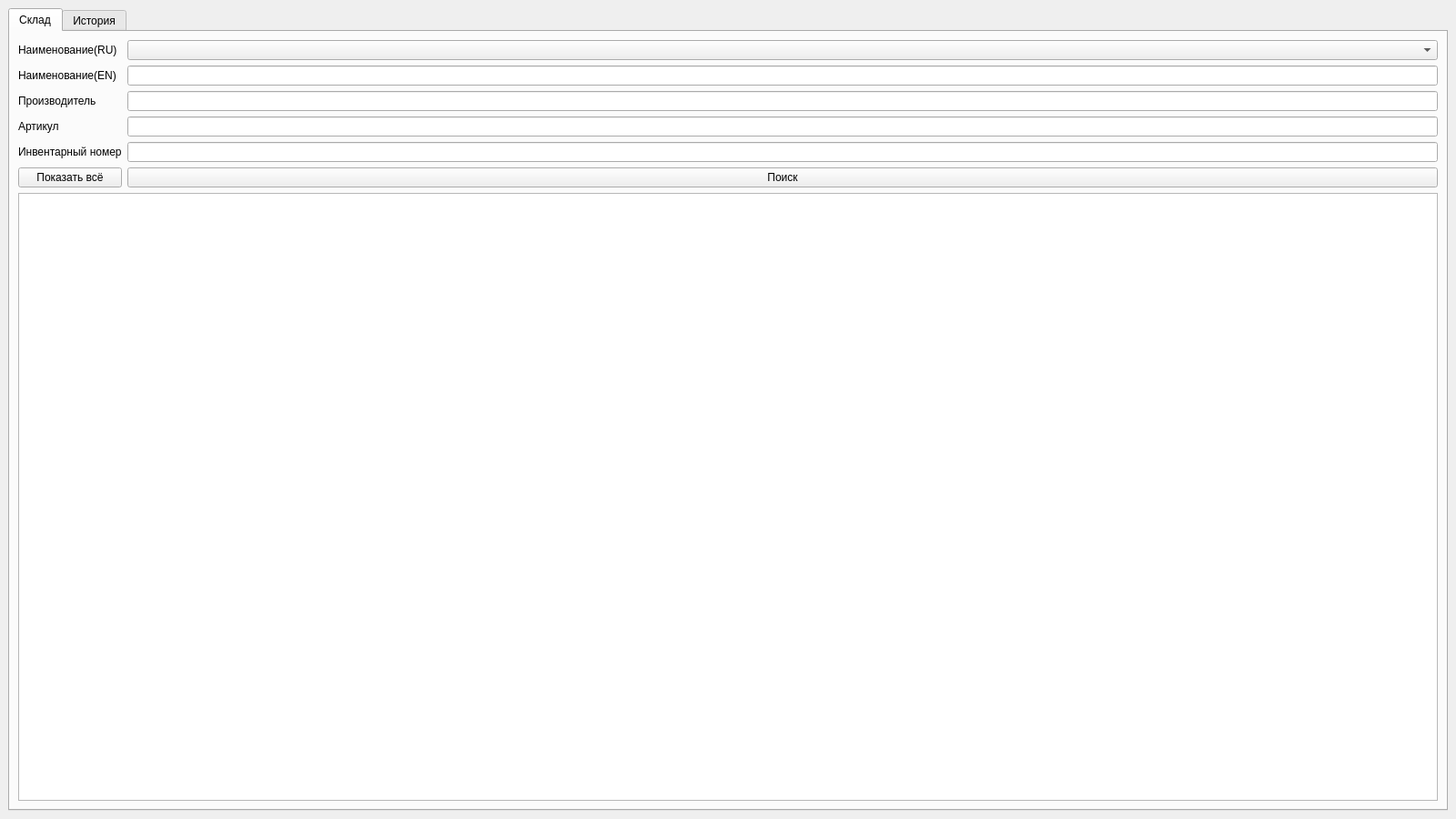
<?xml version="1.0" encoding="UTF-8"?>
<ui version="4.0">
 <class>MainPage_user</class>
 <widget class="QMainWindow" name="MainPage_user">
  <property name="windowModality">
   <enum>Qt::WindowModality::WindowModal</enum>
  </property>
  <property name="geometry">
   <rect>
    <x>0</x>
    <y>0</y>
    <width>1600</width>
    <height>900</height>
   </rect>
  </property>
  <property name="minimumSize">
   <size>
    <width>1600</width>
    <height>900</height>
   </size>
  </property>
  <property name="windowTitle">
   <string>Склад</string>
  </property>
  <widget class="QWidget" name="centralwidget">
   <property name="minimumSize">
    <size>
     <width>1600</width>
     <height>900</height>
    </size>
   </property>
   <layout class="QGridLayout" name="gridLayout">
    <item row="0" column="0">
     <widget class="QTabWidget" name="tabWidget">
      <property name="currentIndex">
       <number>0</number>
      </property>
      <widget class="QWidget" name="search">
       <attribute name="title">
        <string>Склад</string>
       </attribute>
       <layout class="QGridLayout" name="gridLayout_2">
        <item row="0" column="0">
         <widget class="QLabel" name="label">
          <property name="text">
           <string>Наименование(RU)</string>
          </property>
         </widget>
        </item>
        <item row="0" column="1">
         <widget class="QComboBox" name="name_ru_user"/>
        </item>
        <item row="1" column="0">
         <widget class="QLabel" name="label_2">
          <property name="text">
           <string>Наименование(EN)</string>
          </property>
         </widget>
        </item>
        <item row="1" column="1">
         <widget class="QLineEdit" name="name_en_user"/>
        </item>
        <item row="2" column="0">
         <widget class="QLabel" name="label_3">
          <property name="text">
           <string>Производитель</string>
          </property>
         </widget>
        </item>
        <item row="2" column="1">
         <widget class="QLineEdit" name="manufacturer_user"/>
        </item>
        <item row="3" column="0">
         <widget class="QLabel" name="label_4">
          <property name="text">
           <string>Артикул</string>
          </property>
         </widget>
        </item>
        <item row="3" column="1">
         <widget class="QLineEdit" name="part_num_user"/>
        </item>
        <item row="4" column="0">
         <widget class="QLabel" name="label_5">
          <property name="text">
           <string>Инвентарный номер</string>
          </property>
         </widget>
        </item>
        <item row="4" column="1">
         <widget class="QLineEdit" name="invent_num"/>
        </item>
        <item row="5" column="1">
         <widget class="QPushButton" name="search_btn_user">
          <property name="text">
           <string>Поиск</string>
          </property>
         </widget>
        </item>
        <item row="6" column="0" colspan="2">
         <widget class="QTableView" name="tableView"/>
        </item>
        <item row="5" column="0">
         <widget class="QPushButton" name="pushButton_all">
          <property name="text">
           <string>Показать всё</string>
          </property>
         </widget>
        </item>
       </layout>
      </widget>
      <widget class="QWidget" name="archive">
       <attribute name="title">
        <string>История</string>
       </attribute>
       <layout class="QGridLayout" name="gridLayout_3">
        <item row="0" column="0">
         <widget class="QPushButton" name="pushButton">
          <property name="text">
           <string>Обновить</string>
          </property>
         </widget>
        </item>
        <item row="1" column="0">
         <widget class="QTableView" name="logs_table"/>
        </item>
       </layout>
      </widget>
     </widget>
    </item>
   </layout>
  </widget>
 </widget>
 <resources/>
 <connections/>
</ui>
